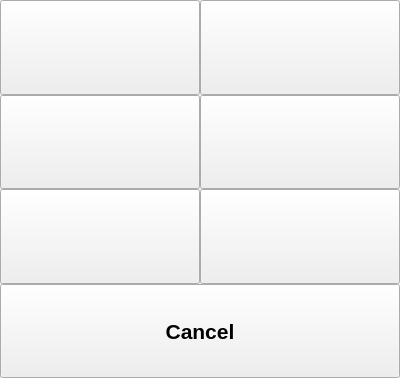
<?xml version="1.0" encoding="UTF-8"?>
<ui version="4.0">
 <class>Form</class>
 <widget class="QWidget" name="Form">
  <property name="geometry">
   <rect>
    <x>0</x>
    <y>0</y>
    <width>400</width>
    <height>378</height>
   </rect>
  </property>
  <property name="windowTitle">
   <string>Form</string>
  </property>
  <layout class="QGridLayout" name="gridLayout">
   <property name="sizeConstraint">
    <enum>QLayout::SetNoConstraint</enum>
   </property>
   <property name="leftMargin">
    <number>0</number>
   </property>
   <property name="topMargin">
    <number>0</number>
   </property>
   <property name="rightMargin">
    <number>0</number>
   </property>
   <property name="bottomMargin">
    <number>0</number>
   </property>
   <property name="spacing">
    <number>0</number>
   </property>
   <item row="0" column="0">
    <widget class="QPushButton" name="button_preset1">
     <property name="sizePolicy">
      <sizepolicy hsizetype="Minimum" vsizetype="Expanding">
       <horstretch>0</horstretch>
       <verstretch>0</verstretch>
      </sizepolicy>
     </property>
     <property name="font">
      <font>
       <pointsize>16</pointsize>
       <weight>75</weight>
       <bold>true</bold>
      </font>
     </property>
     <property name="text">
      <string/>
     </property>
    </widget>
   </item>
   <item row="0" column="1">
    <widget class="QPushButton" name="button_preset2">
     <property name="sizePolicy">
      <sizepolicy hsizetype="Minimum" vsizetype="Expanding">
       <horstretch>0</horstretch>
       <verstretch>0</verstretch>
      </sizepolicy>
     </property>
     <property name="font">
      <font>
       <pointsize>16</pointsize>
       <weight>75</weight>
       <bold>true</bold>
      </font>
     </property>
     <property name="text">
      <string/>
     </property>
    </widget>
   </item>
   <item row="1" column="0">
    <widget class="QPushButton" name="button_preset3">
     <property name="sizePolicy">
      <sizepolicy hsizetype="Minimum" vsizetype="Expanding">
       <horstretch>0</horstretch>
       <verstretch>0</verstretch>
      </sizepolicy>
     </property>
     <property name="font">
      <font>
       <pointsize>16</pointsize>
       <weight>75</weight>
       <bold>true</bold>
      </font>
     </property>
     <property name="text">
      <string/>
     </property>
    </widget>
   </item>
   <item row="1" column="1">
    <widget class="QPushButton" name="button_preset4">
     <property name="sizePolicy">
      <sizepolicy hsizetype="Minimum" vsizetype="Expanding">
       <horstretch>0</horstretch>
       <verstretch>0</verstretch>
      </sizepolicy>
     </property>
     <property name="font">
      <font>
       <pointsize>16</pointsize>
       <weight>75</weight>
       <bold>true</bold>
      </font>
     </property>
     <property name="text">
      <string/>
     </property>
    </widget>
   </item>
   <item row="2" column="0">
    <widget class="QPushButton" name="button_preset5">
     <property name="sizePolicy">
      <sizepolicy hsizetype="Minimum" vsizetype="Expanding">
       <horstretch>0</horstretch>
       <verstretch>0</verstretch>
      </sizepolicy>
     </property>
     <property name="font">
      <font>
       <pointsize>16</pointsize>
       <weight>75</weight>
       <bold>true</bold>
      </font>
     </property>
     <property name="text">
      <string/>
     </property>
    </widget>
   </item>
   <item row="2" column="1">
    <widget class="QPushButton" name="button_preset6">
     <property name="sizePolicy">
      <sizepolicy hsizetype="Minimum" vsizetype="Expanding">
       <horstretch>0</horstretch>
       <verstretch>0</verstretch>
      </sizepolicy>
     </property>
     <property name="font">
      <font>
       <pointsize>16</pointsize>
       <weight>75</weight>
       <bold>true</bold>
      </font>
     </property>
     <property name="text">
      <string/>
     </property>
    </widget>
   </item>
   <item row="3" column="0" colspan="2">
    <widget class="QPushButton" name="button_cancel">
     <property name="sizePolicy">
      <sizepolicy hsizetype="Minimum" vsizetype="Expanding">
       <horstretch>0</horstretch>
       <verstretch>0</verstretch>
      </sizepolicy>
     </property>
     <property name="font">
      <font>
       <pointsize>16</pointsize>
       <weight>75</weight>
       <bold>true</bold>
      </font>
     </property>
     <property name="text">
      <string>Cancel</string>
     </property>
    </widget>
   </item>
  </layout>
 </widget>
 <resources/>
 <connections/>
</ui>
